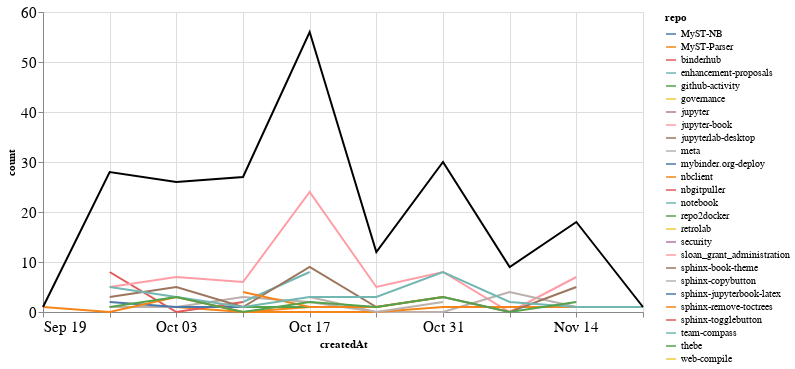

The notebook cell this image was saved under:
### Markdown cell above
### Comments

### Code cell
comments_time = comments.groupby('repo').resample('W', on='createdAt').count()['author'].reset_index()
comments_time = comments_time.rename(columns={'author': 'count'})
comments_time_total = comments_time.groupby('createdAt').agg({"count": "sum"}).reset_index()
ch1 = alt.Chart(comments_time, width=600).mark_line().encode(
    x='createdAt',
    y='count',
    color='repo',
    tooltip="repo"
)

ch2 = alt.Chart(comments_time_total, width=600).mark_line(color="black").encode(
    x='createdAt',
    y='count',
)

ch1 + ch2

### Figure 1 — Vega-Lite specification as saved in the notebook (floating-point values rounded to 4 significant figures)
{"config": {"axisLeft": {"labelFontSize": 15}, "axisBottom": {"labelFontSize": 15}}, "layer": [{"data": {"name": "data-9536577ff561372845ae0e9c9cfe1478"}, "mark": "line", "encoding": {"color": {"type": "nominal", "field": "repo"}, "tooltip": {"type": "nominal", "field": "repo"}, "x": {"type": "temporal", "field": "createdAt"}, "y": {"type": "quantitative", "field": "count"}}, "width": 600}, {"data": {"name": "data-3866d2a31b88bb8605ee75ad596ae4cc"}, "mark": {"type": "line", "color": "black"}, "encoding": {"x": {"type": "temporal", "field": "createdAt"}, "y": {"type": "quantitative", "field": "count"}}, "width": 600}], "$schema": "https://vega.github.io/schema/vega-lite/v4.8.1.json", "datasets": {"data-9536577ff561372845ae0e9c9cfe1478": [{"repo": "MyST-NB", "createdAt": "2021-10-17T00:00:00", "count": 1}, {"repo": "MyST-NB", "createdAt": "2021-10-24T00:00:00", "count": 1}, {"repo": "MyST-Parser", "createdAt": "2021-09-26T00:00:00", "count": 1}, {"repo": "MyST-Parser", "createdAt": "2021-10-03T00:00:00", "count": 1}, {"repo": "MyST-Parser", "createdAt": "2021-10-10T00:00:00", "count": 0}, {"repo": "MyST-Parser", "createdAt": "2021-10-17T00:00:00", "count": 1}, {"repo": "binderhub", "createdAt": "2021-09-26T00:00:00", "count": 8}, {"repo": "binderhub", "createdAt": "2021-10-03T00:00:00", "count": 0}, {"repo": "binderhub", "createdAt": "2021-10-10T00:00:00", "count": 2}, {"repo": "enhancement-proposals", "createdAt": "2021-10-10T00:00:00", "count": 2}, {"repo": "github-activity", "createdAt": "2021-10-10T00:00:00", "count": 1}, {"repo": "github-activity", "createdAt": "2021-10-17T00:00:00", "count": 1}, {"repo": "governance", "createdAt": "2021-10-17T00:00:00", "count": 1}, {"repo": "jupyter", "createdAt": "2021-11-14T00:00:00", "count": 1}, {"repo": "jupyter-book", "createdAt": "2021-09-26T00:00:00", "count": 5}, {"repo": "jupyter-book", "createdAt": "2021-10-03T00:00:00", "count": 7}, {"repo": "jupyter-book", "createdAt": "2021-10-10T00:00:00", "count": 6}, {"repo": "jupyter-book", "createdAt": "2021-10-17T00:00:00", "count": 24}, {"repo": "jupyter-book", "createdAt": "2021-10-24T00:00:00", "count": 5}, {"repo": "jupyter-book", "createdAt": "2021-10-31T00:00:00", "count": 8}, {"repo": "jupyter-book", "createdAt": "2021-11-07T00:00:00", "count": 0}, {"repo": "jupyter-book", "createdAt": "2021-11-14T00:00:00", "count": 7}, {"repo": "jupyterlab-desktop", "createdAt": "2021-09-26T00:00:00", "count": 1}, {"repo": "meta", "createdAt": "2021-09-26T00:00:00", "count": 1}, {"repo": "meta", "createdAt": "2021-10-03T00:00:00", "count": 1}, {"repo": "meta", "createdAt": "2021-10-10T00:00:00", "count": 3}, {"repo": "meta", "createdAt": "2021-10-17T00:00:00", "count": 2}, {"repo": "meta", "createdAt": "2021-10-24T00:00:00", "count": 0}, {"repo": "meta", "createdAt": "2021-10-31T00:00:00", "count": 0}, {"repo": "meta", "createdAt": "2021-11-07T00:00:00", "count": 4}, {"repo": "meta", "createdAt": "2021-11-14T00:00:00", "count": 1}, {"repo": "mybinder.org-deploy", "createdAt": "2021-09-26T00:00:00", "count": 2}, {"repo": "mybinder.org-deploy", "createdAt": "2021-10-03T00:00:00", "count": 1}, {"repo": "mybinder.org-deploy", "createdAt": "2021-10-10T00:00:00", "count": 1}, {"repo": "nbclient", "createdAt": "2021-09-19T00:00:00", "count": 1}, {"repo": "nbclient", "createdAt": "2021-09-26T00:00:00", "count": 0}, {"repo": "nbclient", "createdAt": "2021-10-03T00:00:00", "count": 3}, {"repo": "nbclient", "createdAt": "2021-10-10T00:00:00", "count": 0}, {"repo": "nbclient", "createdAt": "2021-10-17T00:00:00", "count": 0}, {"repo": "nbclient", "createdAt": "2021-10-24T00:00:00", "count": 0}, {"repo": "nbclient", "createdAt": "2021-10-31T00:00:00", "count": 1}, {"repo": "nbclient", "createdAt": "2021-11-07T00:00:00", "count": 1}, {"repo": "nbclient", "createdAt": "2021-11-14T00:00:00", "count": 1}, {"repo": "nbgitpuller", "createdAt": "2021-11-07T00:00:00", "count": 1}, {"repo": "notebook", "createdAt": "2021-10-10T00:00:00", "count": 2}, {"repo": "notebook", "createdAt": "2021-10-17T00:00:00", "count": 8}, {"repo": "repo2docker", "createdAt": "2021-11-07T00:00:00", "count": 1}, {"repo": "retrolab", "createdAt": "2021-10-31T00:00:00", "count": 1}, {"repo": "security", "createdAt": "2021-10-03T00:00:00", "count": 1}, {"repo": "sloan_grant_administration", "createdAt": "2021-10-10T00:00:00", "count": 4}, {"repo": "sphinx-book-theme", "createdAt": "2021-09-26T00:00:00", "count": 3}, {"repo": "sphinx-book-theme", "createdAt": "2021-10-03T00:00:00", "count": 5}, {"repo": "sphinx-book-theme", "createdAt": "2021-10-10T00:00:00", "count": 1}, {"repo": "sphinx-book-theme", "createdAt": "2021-10-17T00:00:00", "count": 9}, {"repo": "sphinx-book-theme", "createdAt": "2021-10-24T00:00:00", "count": 1}, {"repo": "sphinx-book-theme", "createdAt": "2021-10-31T00:00:00", "count": 3}, {"repo": "sphinx-book-theme", "createdAt": "2021-11-07T00:00:00", "count": 0}, {"repo": "sphinx-book-theme", "createdAt": "2021-11-14T00:00:00", "count": 5}, {"repo": "sphinx-copybutton", "createdAt": "2021-10-17T00:00:00", "count": 3}, {"repo": "sphinx-copybutton", "createdAt": "2021-10-24T00:00:00", "count": 0}, {"repo": "sphinx-copybutton", "createdAt": "2021-10-31T00:00:00", "count": 2}, {"repo": "sphinx-jupyterbook-latex", "createdAt": "2021-10-03T00:00:00", "count": 1}, {"repo": "sphinx-remove-toctrees", "createdAt": "2021-10-10T00:00:00", "count": 4}, {"repo": "sphinx-remove-toctrees", "createdAt": "2021-10-17T00:00:00", "count": 1}, {"repo": "sphinx-remove-toctrees", "createdAt": "2021-10-24T00:00:00", "count": 1}, {"repo": "sphinx-remove-toctrees", "createdAt": "2021-10-31T00:00:00", "count": 3}, {"repo": "sphinx-togglebutton", "createdAt": "2021-10-31T00:00:00", "count": 1}, {"repo": "team-compass", "createdAt": "2021-09-26T00:00:00", "count": 5}, {"repo": "team-compass", "createdAt": "2021-10-03T00:00:00", "count": 3}, {"repo": "team-compass", "createdAt": "2021-10-10T00:00:00", "count": 1}, {"repo": "team-compass", "createdAt": "2021-10-17T00:00:00", "count": 3}, {"repo": "team-compass", "createdAt": "2021-10-24T00:00:00", "count": 3}, {"repo": "team-compass", "createdAt": "2021-10-31T00:00:00", "count": 8}, {"repo": "team-compass", "createdAt": "2021-11-07T00:00:00", "count": 2}, {"repo": "team-compass", "createdAt": "2021-11-14T00:00:00", "count": 1}, {"repo": "team-compass", "createdAt": "2021-11-21T00:00:00", "count": 1}, {"repo": "thebe", "createdAt": "2021-09-26T00:00:00", "count": 1}, {"repo": "thebe", "createdAt": "2021-10-03T00:00:00", "count": 3}, {"repo": "thebe", "createdAt": "2021-10-10T00:00:00", "count": 0}, {"repo": "thebe", "createdAt": "2021-10-17T00:00:00", "count": 2}, {"repo": "thebe", "createdAt": "2021-10-24T00:00:00", "count": 1}, {"repo": "thebe", "createdAt": "2021-10-31T00:00:00", "count": 3}, {"repo": "thebe", "createdAt": "2021-11-07T00:00:00", "count": 0}, {"repo": "thebe", "createdAt": "2021-11-14T00:00:00", "count": 2}, {"repo": "web-compile", "createdAt": "2021-09-26T00:00:00", "count": 1}], "data-3866d2a31b88bb8605ee75ad596ae4cc": [{"createdAt": "2021-09-19T00:00:00", "count": 1}, {"createdAt": "2021-09-26T00:00:00", "count": 28}, {"createdAt": "2021-10-03T00:00:00", "count": 26}, {"createdAt": "2021-10-10T00:00:00", "count": 27}, {"createdAt": "2021-10-17T00:00:00", "count": 56}, {"createdAt": "2021-10-24T00:00:00", "count": 12}, {"createdAt": "2021-10-31T00:00:00", "count": 30}, {"createdAt": "2021-11-07T00:00:00", "count": 9}, {"createdAt": "2021-11-14T00:00:00", "count": 18}, {"createdAt": "2021-11-21T00:00:00", "count": 1}]}}
